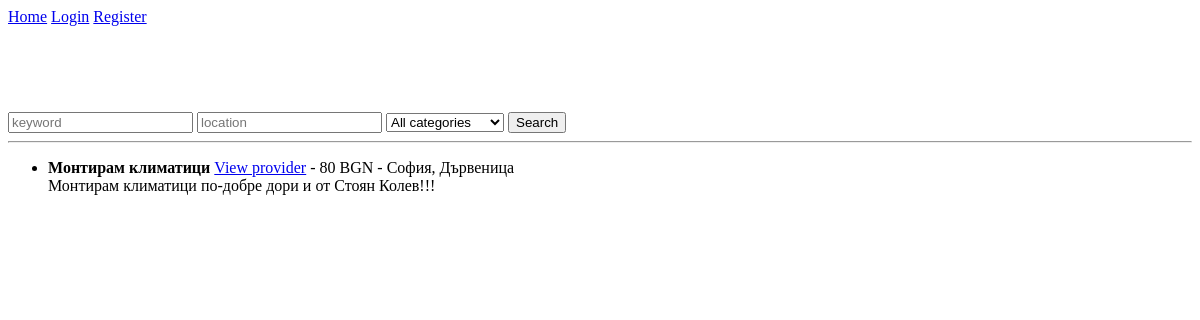
Screenshot of /search with the database file from the repository.
### app/models/service.py (models this page shows, shortened)
class Service(db.Model):
    __tablename__ = "services"
    id = db.Column(db.Integer, primary_key=True)
    provider_id = db.Column(db.Integer, db.ForeignKey("users.id"), nullable=False, index=True)
    category_id = db.Column(db.Integer, db.ForeignKey("service_categories.id"), nullable=False, index=True)
    title = db.Column(db.String(120), nullable=False)
    description = db.Column(db.Text, nullable=True)
    price = db.Column(db.Integer, nullable=True)
    location = db.Column(db.String(120), nullable=True)
    created_at = db.Column(db.DateTime, nullable=False, default=datetime.utcnow)

### app/routes/search.py (the view)
@search_bp.route("/search", methods=["GET"])
def search():
    q = (request.args.get("q") or "").strip()
    category_id = (request.args.get("category_id") or "").strip()
    location = (request.args.get("location") or "").strip()
    categories = ServiceCategory.query.order_by(ServiceCategory.name.asc()).all()
    query = Service.query
    if category_id.isdigit():
        query = query.filter(Service.category_id == int(category_id))
    if q:
        like = f"%{q}%"
        query = query.filter(Service.title.ilike(like) | Service.description.ilike(like))
    if location:
        query = query.filter(Service.location.ilike(f"%{location}%"))
    results = query.order_by(Service.id.desc()).all()
    return render_template(
        "search/results.html",
        categories=categories,
        results=results,
        q=q,
        category_id=category_id,
        location=location
    )

### app/templates/search/results.html (shortened to what this page needs)
{% extends "base.html" %}
{% block content %}
    <h1>Search services</h1>
    <form method="get" action="{{ url_for('search.search') }}">
        <input type="text" name="q" placeholder="keyword" value="{{ q }}">
        <input type="text" name="location" placeholder="location" value="{{ location }}">
        <select name="category_id">
            <option value="">All categories</option>
        </select>
        <button type="submit">Search</button>
    </form>
    <hr>
    {% if not results %}
        <p>No results</p>
    {% else %}
        <ul>
            {% for s in results %}
                <li>
                    <b>{{ s.title }}</b>
                    <a href="{{ url_for('public.provider_profile', provider_id=s.provider_id) }}">View provider</a>
                    {% if s.price %} - {{ s.price }} BGN{% endif %}
                    {% if s.location %} - {{ s.location }}{% endif %}
                    <br>
                    {{ (s.description or "")[:160] }}{% if s.description and s.description|length > 160 %}...{% endif %}
                </li>
            {% endfor %}
        </ul>
    {% endif %}
{% endblock %}

### app/static/styles/style.css (style rules this page uses)
h1 { font-family: 'Segoe UI', Tahoma, Geneva, Verdana, sans-serif; color: white; }

### rows the page displays
Service: title "Монтирам климатици", price "80", location "София, Дървеница", description "Монтирам климатици по-добре дори и от Стоян Колев!!!"
